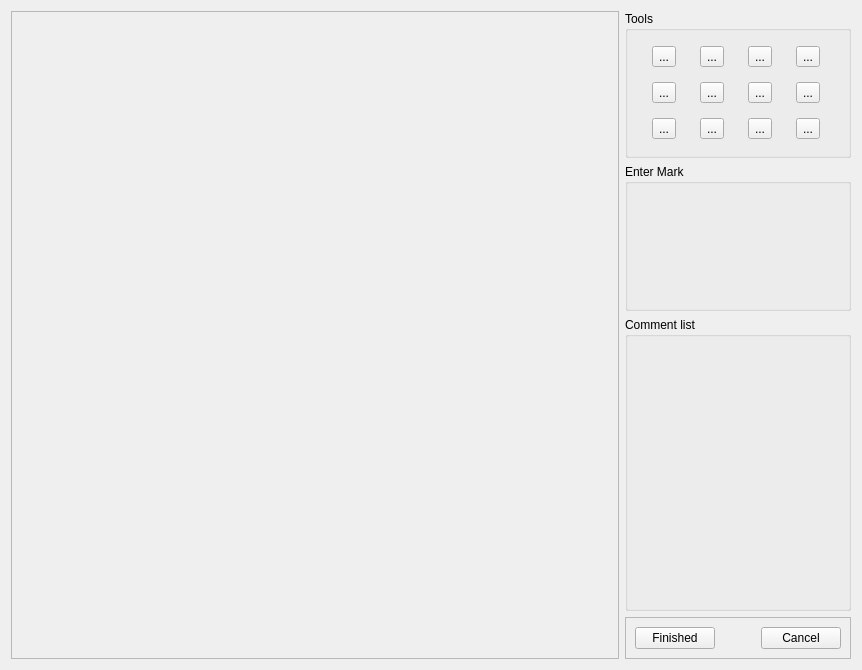
<?xml version="1.0" encoding="UTF-8"?>
<ui version="4.0">
 <class>annotator</class>
 <widget class="QWidget" name="annotator">
  <property name="geometry">
   <rect>
    <x>0</x>
    <y>0</y>
    <width>862</width>
    <height>670</height>
   </rect>
  </property>
  <property name="windowTitle">
   <string>Form</string>
  </property>
  <layout class="QGridLayout" name="gridLayout_5">
   <item row="3" column="1">
    <widget class="QFrame" name="frame_2">
     <property name="frameShape">
      <enum>QFrame::StyledPanel</enum>
     </property>
     <property name="frameShadow">
      <enum>QFrame::Raised</enum>
     </property>
     <layout class="QGridLayout" name="gridLayout_2">
      <item row="0" column="1">
       <spacer name="horizontalSpacer_2">
        <property name="orientation">
         <enum>Qt::Horizontal</enum>
        </property>
        <property name="sizeHint" stdset="0">
         <size>
          <width>40</width>
          <height>20</height>
         </size>
        </property>
       </spacer>
      </item>
      <item row="0" column="2">
       <widget class="QPushButton" name="cancelButton">
        <property name="text">
         <string>Cancel</string>
        </property>
       </widget>
      </item>
      <item row="0" column="0">
       <widget class="QPushButton" name="finishedButton">
        <property name="text">
         <string>Finished</string>
        </property>
       </widget>
      </item>
     </layout>
    </widget>
   </item>
   <item row="0" column="0" rowspan="4">
    <widget class="QFrame" name="pageFrame">
     <property name="sizePolicy">
      <sizepolicy hsizetype="Preferred" vsizetype="Preferred">
       <horstretch>2</horstretch>
       <verstretch>0</verstretch>
      </sizepolicy>
     </property>
     <property name="frameShape">
      <enum>QFrame::StyledPanel</enum>
     </property>
     <property name="frameShadow">
      <enum>QFrame::Raised</enum>
     </property>
     <layout class="QGridLayout" name="pageFrameGrid">
      <property name="leftMargin">
       <number>3</number>
      </property>
      <property name="topMargin">
       <number>3</number>
      </property>
      <property name="rightMargin">
       <number>3</number>
      </property>
      <property name="bottomMargin">
       <number>3</number>
      </property>
     </layout>
    </widget>
   </item>
   <item row="0" column="1">
    <widget class="QGroupBox" name="groupBox">
     <property name="sizePolicy">
      <sizepolicy hsizetype="Preferred" vsizetype="Preferred">
       <horstretch>0</horstretch>
       <verstretch>1</verstretch>
      </sizepolicy>
     </property>
     <property name="title">
      <string>Tools</string>
     </property>
     <layout class="QGridLayout" name="gridLayout_3">
      <property name="leftMargin">
       <number>3</number>
      </property>
      <property name="topMargin">
       <number>3</number>
      </property>
      <property name="rightMargin">
       <number>3</number>
      </property>
      <property name="bottomMargin">
       <number>3</number>
      </property>
      <property name="spacing">
       <number>3</number>
      </property>
      <item row="0" column="1">
       <widget class="QToolButton" name="lineButton">
        <property name="text">
         <string>...</string>
        </property>
       </widget>
      </item>
      <item row="0" column="0">
       <widget class="QToolButton" name="penButton">
        <property name="text">
         <string>...</string>
        </property>
       </widget>
      </item>
      <item row="2" column="0">
       <widget class="QToolButton" name="zoomButton">
        <property name="text">
         <string>...</string>
        </property>
       </widget>
      </item>
      <item row="1" column="0">
       <widget class="QToolButton" name="tickButton">
        <property name="text">
         <string>...</string>
        </property>
       </widget>
      </item>
      <item row="1" column="1">
       <widget class="QToolButton" name="crossButton">
        <property name="text">
         <string>...</string>
        </property>
       </widget>
      </item>
      <item row="1" column="2">
       <widget class="QToolButton" name="deleteButton">
        <property name="text">
         <string>...</string>
        </property>
       </widget>
      </item>
      <item row="0" column="2">
       <widget class="QToolButton" name="boxButton">
        <property name="text">
         <string>...</string>
        </property>
       </widget>
      </item>
      <item row="0" column="3">
       <widget class="QToolButton" name="textButton">
        <property name="text">
         <string>...</string>
        </property>
       </widget>
      </item>
      <item row="2" column="3">
       <widget class="QToolButton" name="redoButton">
        <property name="text">
         <string>...</string>
        </property>
       </widget>
      </item>
      <item row="1" column="3">
       <widget class="QToolButton" name="moveButton">
        <property name="text">
         <string>...</string>
        </property>
       </widget>
      </item>
      <item row="2" column="1">
       <widget class="QToolButton" name="panButton">
        <property name="text">
         <string>...</string>
        </property>
       </widget>
      </item>
      <item row="2" column="2">
       <widget class="QToolButton" name="undoButton">
        <property name="text">
         <string>...</string>
        </property>
       </widget>
      </item>
     </layout>
    </widget>
   </item>
   <item row="1" column="1">
    <widget class="QGroupBox" name="markBox">
     <property name="sizePolicy">
      <sizepolicy hsizetype="Preferred" vsizetype="Preferred">
       <horstretch>0</horstretch>
       <verstretch>1</verstretch>
      </sizepolicy>
     </property>
     <property name="title">
      <string>Enter Mark</string>
     </property>
     <layout class="QGridLayout" name="markGrid">
      <property name="leftMargin">
       <number>3</number>
      </property>
      <property name="topMargin">
       <number>3</number>
      </property>
      <property name="rightMargin">
       <number>3</number>
      </property>
      <property name="bottomMargin">
       <number>3</number>
      </property>
      <property name="spacing">
       <number>3</number>
      </property>
     </layout>
    </widget>
   </item>
   <item row="2" column="1">
    <widget class="QGroupBox" name="groupBox_3">
     <property name="sizePolicy">
      <sizepolicy hsizetype="Preferred" vsizetype="Preferred">
       <horstretch>0</horstretch>
       <verstretch>2</verstretch>
      </sizepolicy>
     </property>
     <property name="title">
      <string>Comment list</string>
     </property>
     <layout class="QGridLayout" name="commentGrid">
      <property name="leftMargin">
       <number>3</number>
      </property>
      <property name="topMargin">
       <number>3</number>
      </property>
      <property name="rightMargin">
       <number>3</number>
      </property>
      <property name="bottomMargin">
       <number>3</number>
      </property>
      <property name="spacing">
       <number>3</number>
      </property>
     </layout>
    </widget>
   </item>
  </layout>
 </widget>
 <resources/>
 <connections/>
</ui>
